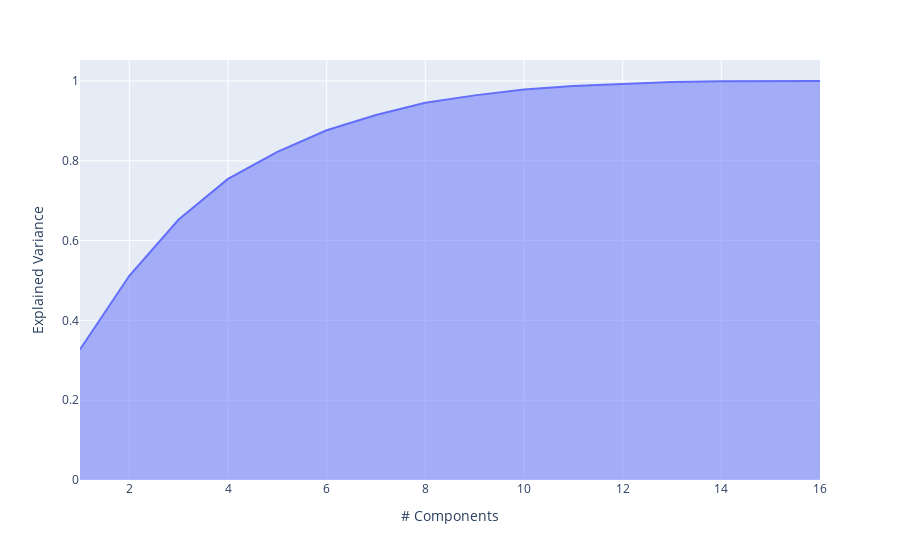

The cell this chart's notebook holds for it:
### Code cell
# Plotting explained variance
import plotly.express as px
import numpy as np
import pandas as pd
from sklearn.decomposition import PCA

###### input#####

X_input = X_sc

######################

pca = PCA(n_components = len(X_col))
pca.fit(X_sc)
exp_var_cumul = np.cumsum(pca.explained_variance_ratio_)

px.area(
    x=range(1, exp_var_cumul.shape[0] + 1),
    y=exp_var_cumul,
    labels={"x": "# Components", "y": "Explained Variance"}
)

### Figure 1 — Plotly figure (JSON) as saved in the notebook; plotly's stock layout.template omitted (floating-point values rounded to 4 significant figures)
{"data": [{"fillpattern": {"shape": ""}, "hovertemplate": "# Components=%{x}<br>Explained Variance=%{y}<extra></extra>", "legendgroup": "", "line": {"color": "#636efa"}, "marker": {"symbol": "circle"}, "mode": "lines", "name": "", "orientation": "v", "showlegend": false, "stackgroup": "1", "type": "scatter", "x": [1, 2, 3, 4, 5, 6, 7, 8, 9, 10, 11, 12, 13, 14, 15, 16], "xaxis": "x", "y": [0.3271, 0.5119, 0.653, 0.7545, 0.8224, 0.8766, 0.9148, 0.9457, 0.964, 0.9788, 0.9877, 0.9931, 0.9973, 0.9996, 0.9999, 1.0], "yaxis": "y"}], "layout": {"legend": {"tracegroupgap": 0}, "margin": {"t": 60}, "xaxis": {"anchor": "y", "domain": [0, 1], "title": {"text": "# Components"}}, "yaxis": {"anchor": "x", "domain": [0, 1], "title": {"text": "Explained Variance"}}}}
